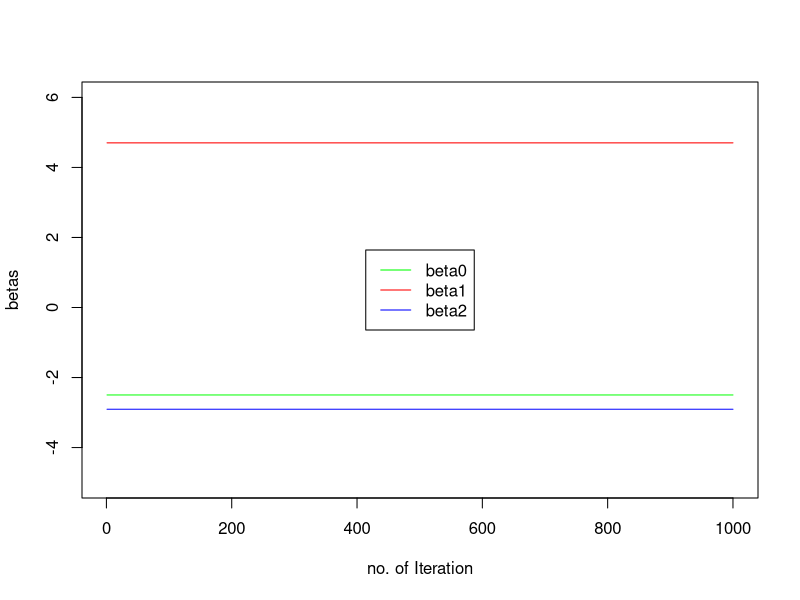
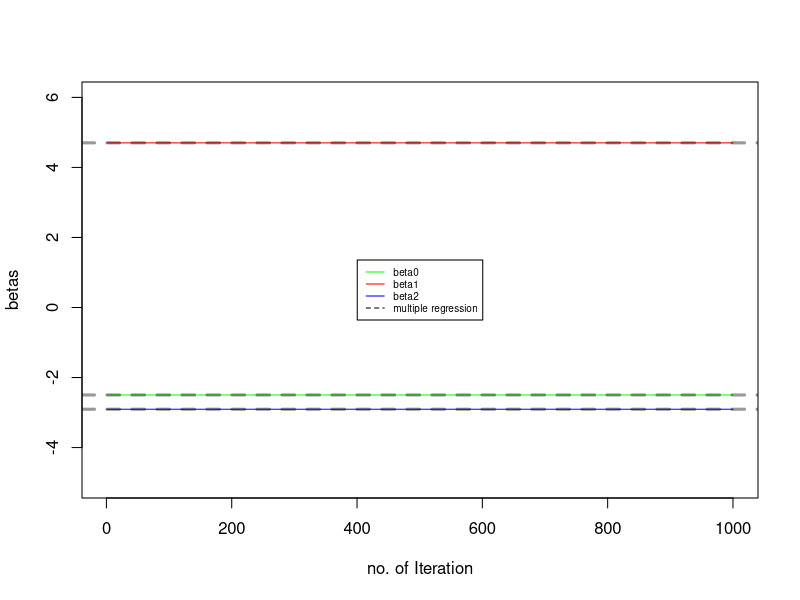
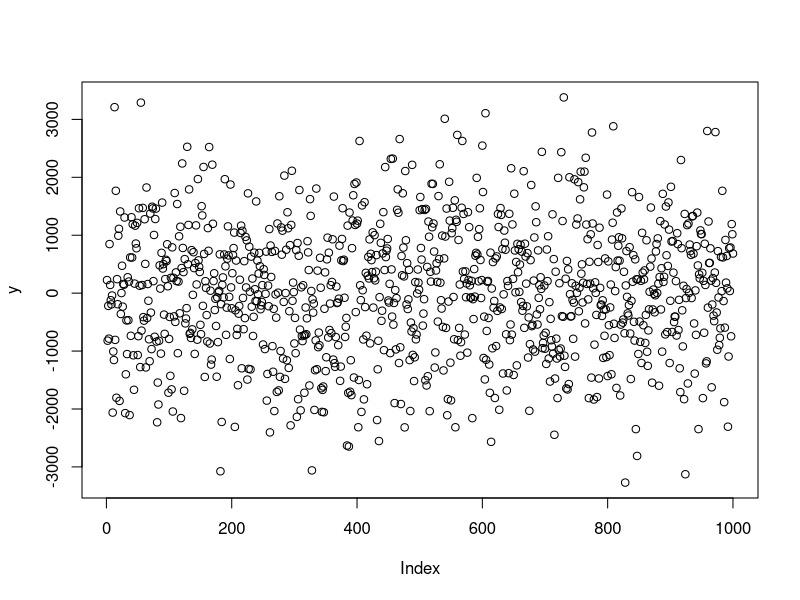
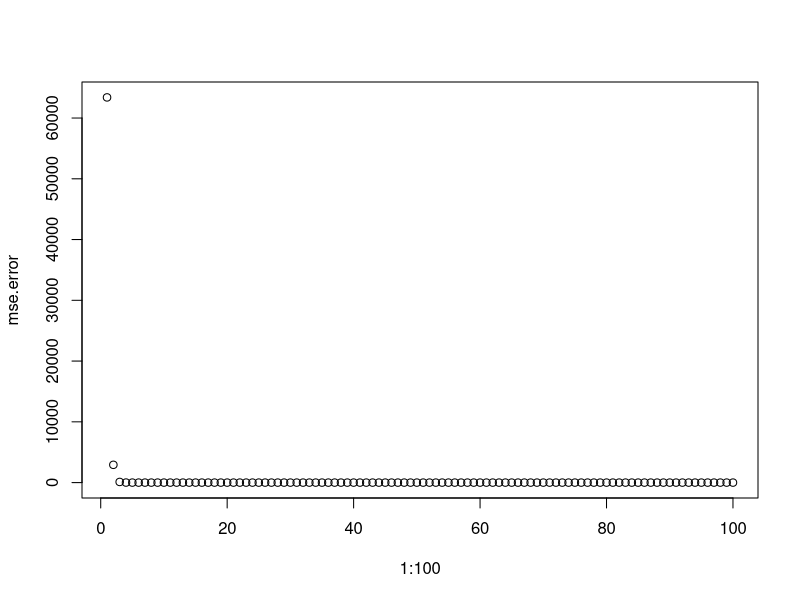
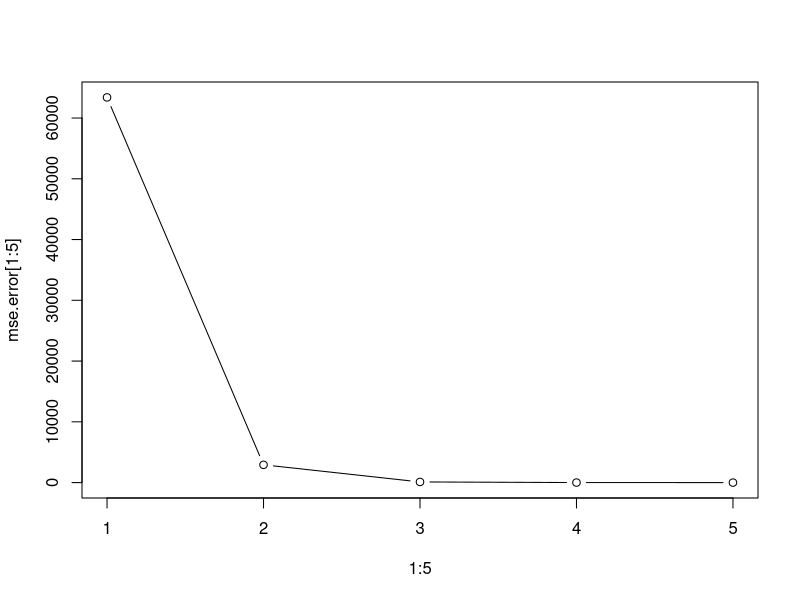

Reproduce these figures in R, in order.
## ---- chunk 1
set.seed(1)
x1 = rnorm(100)
x2 = rnorm(100)
eps = rnorm(100, sd=0.1)
y = -2.5 + 4.7*x1 - 2.9*x2 + eps 
## ---- chunk 2
beta1 = 10
beta0 = 0
## ---- chunk 3
a = y-beta1*x1
beta2 = lm(a~x2)$coef[2]
beta2
## ---- chunk 4
a = y-beta2*x2
beta1 = lm(a~x1)$coef[2]
beta1
## ---- chunk 5
a = y-beta1*x1
lm(a~x2)$coef
## ---- chunk 6
a = y-beta2*x2
lm(a~x1)$coef
## ---- chunk 7
beta0_step = rep(NA,1000)
beta1_step = rep(NA,1000)
beta2_step = rep(NA,1000)


for(i in 1:1000){
  a = y-beta1[i]*x1
  beta2[i] = lm(a~x2)$coef[2]
  
  a = y-beta2[i]*x2
  fit = lm(a~x1)
  ##For i=1000, we will not have 1001 beta1 so
  if(i <1000){
    beta1[i+1] = fit$coef[2]
  }
  beta0[i] = fit$coef[1]
}
## ---- chunk 8
plot(1:1000, beta0, type="l", xlab="no. of Iteration", ylab="betas", col="green", ylim=c(-5,6))
lines(1:1000,beta1, col="red")
lines(1:1000, beta2, col="blue")
legend("center",c("beta0", "beta1", "beta2"), lty=1, col = c("green", "red","blue"))
## ---- chunk 9
fit = lm(y~ x1+x2)
fit$coefficients
## ---- chunk 10
plot(1:1000, beta0, type="l", xlab="no. of Iteration", ylab="betas", col="green", ylim=c(-5,6))
lines(1:1000,beta1, col="red")
lines(1:1000, beta2, col="blue")


abline(h = fit$coef[1], lty="dashed", lwd=3, col= rgb(0,0,0, alpha=0.4))
abline(h = fit$coef[2], lty="dashed", lwd=3, col= rgb(0,0,0, alpha=0.4))
abline(h = fit$coef[3], lty="dashed", lwd=3, col= rgb(0,0,0, alpha=0.4))

legend("center",c("beta0", "beta1", "beta2","multiple regression"), lty=c(1,1,1,2), col = c("green", "red","blue","black"), cex=0.6)
## ---- chunk 11
set.seed(1)
p = 100
n = 1000
x = matrix(matrix(rnorm(n*p)),ncol=p, nrow=n)
coefi = rep(NA,p)
for(i in 1:p){
  x[,i] = rnorm(n)
  coefi[i] = rnorm(1) * 100
}
y = x %*% coefi  + rnorm(n, sd=0.1)
plot(y)
## ---- chunk 12

fit.lm = lm(y~x)
coef1 = coef(fit.lm)
## ---- chunk 13
coef2 = matrix(0, ncol=p, nrow=100)

mse.error = rep(NA,100)
for(i in 1:100){
  for(k in 1:p){
    a = y - (x[,-k] %*% coef2[i,-k])
    coef2[i:100,k] = lm(a~x[,k])$coef[2]
  }
  
mse.error[i] = mean((y - (x %*%coef2[i,]))^2)
}
plot(1:100, mse.error)
## ---- chunk 14
plot(1:5, mse.error[1:5], type="b")
